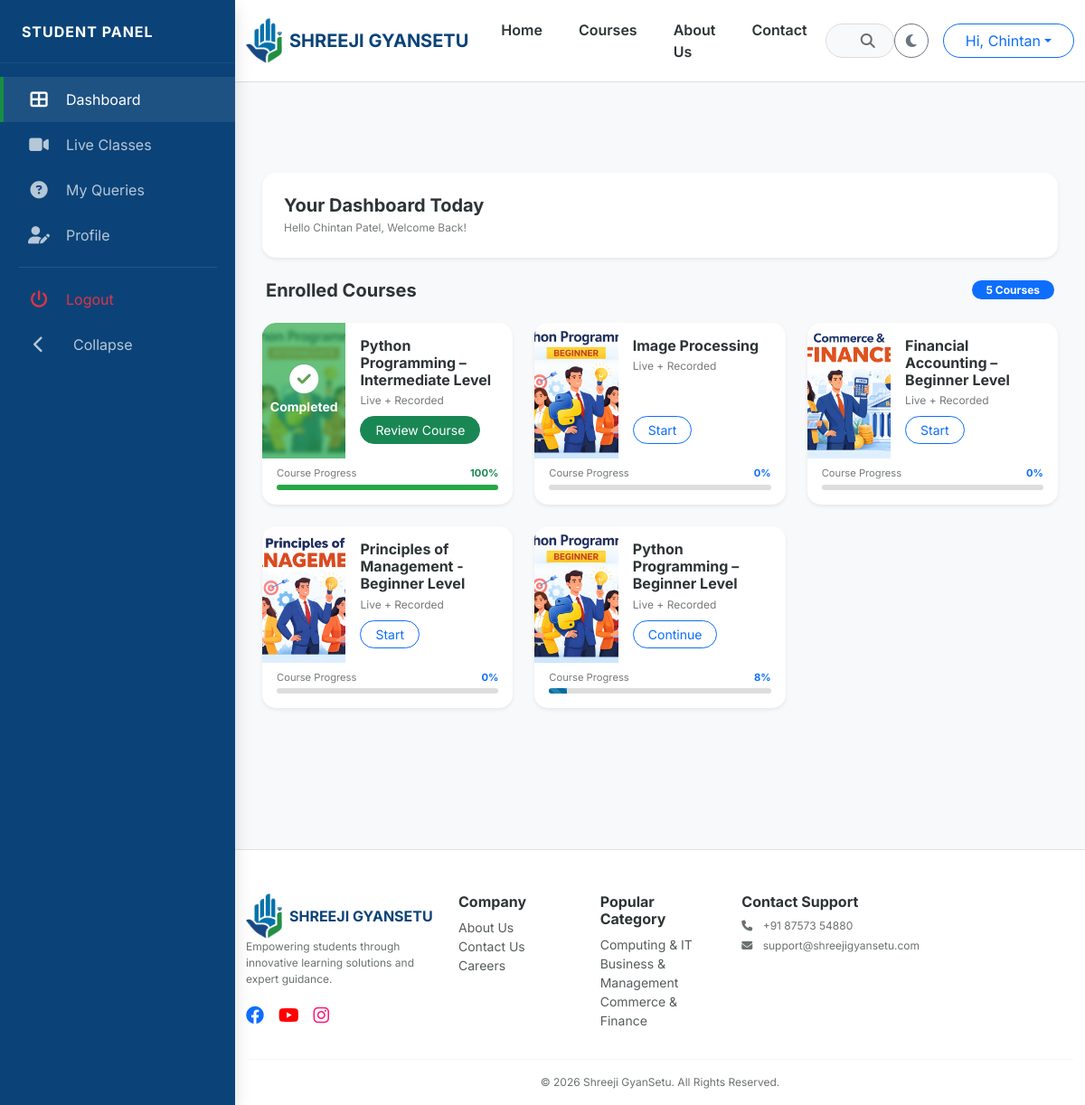
/dashboard/student/ (signed in), run on the app's committed database.
### users/models.py (models this page shows, shortened)
class User(AbstractUser):
    class Role(models.TextChoices):
        ADMIN = "ADMIN", "Admin"
        TEACHER = "TEACHER", "Teacher"
        STUDENT = "STUDENT", "Student"
    role = models.CharField(max_length=10, choices=Role.choices, default=Role.STUDENT)
    phone_number = models.CharField(max_length=15, blank=True, null=True)
    profile_picture = models.ImageField(upload_to='profiles/', blank=True, null=True)

### courses/models.py (models this page shows, shortened)
class Course(models.Model):
    LEVEL_CHOICES = [('Beginner', 'Beginner'), ('Intermediate', 'Intermediate'), ('Advanced', 'Advanced')]
    master_category = models.ForeignKey(MasterCategory, on_delete=models.CASCADE, related_name='courses')
    title = models.CharField(max_length=200)
    slug = models.SlugField(unique=True, blank=True)
    thumbnail = models.ImageField(upload_to='course_thumbnails/')
    description = models.TextField()
    is_active = models.BooleanField(default=True)
    price = models.DecimalField(max_digits=10, decimal_places=2)
    discount_price = models.DecimalField(max_digits=10, decimal_places=2, null=True, blank=True)
    level = models.CharField(max_length=20, choices=LEVEL_CHOICES, default='Beginner')
    is_live = models.BooleanField(default=False)
    enrollment_count = models.PositiveIntegerField(default=0)
    created_at = models.DateTimeField(auto_now_add=True)
    teacher = models.ForeignKey(
        settings.AUTH_USER_MODEL,
        on_delete=models.SET_NULL,
        null=True,
        blank=True,
        limit_choices_to=Q(profile__user_type= 'Teacher') | Q(profile__user_type= 'Admin'),
        related_name='taught_courses',
    )
    students = models.ManyToManyField(
        settings.AUTH_USER_MODEL,
        related_name='enrolled_courses',
        blank=True,
        limit_choices_to=Q(profile__user_type= 'Student')
    )
    @property
    def enrollment_count(self):
        """Returns the actual count from the ManyToMany relationship"""
        return self.students.count()
    def get_user_progress(self, user):
        if not user.is_authenticated:
            return 0.0
        total_lessons = self.course_lessons.count()
        if total_lessons == 0:
            return 0.0
        completed_lessons = UserLessonProgress.objects.filter(
            user=user,
            lesson__course=self, # Look through the lesson to the course
            is_completed=True
        ).count()
        return round(completed_lessons / total_lessons, 2)
    class Meta:
        verbose_name_plural = "2. Courses"

class MasterCategory(models.Model):
    title = models.CharField(max_length=100)
    slug = models.SlugField(unique=True, blank=True)
    icon_class = models.CharField(max_length=50, default="fa-book")
    order = models.PositiveIntegerField(default=0)
    class Meta:
        verbose_name_plural = "1. Master Categories"
        ordering = ['order']

### courses/views.py (the view)
# urls.py: path('dashboard/student/', student_dashboard, name='student_dashboard'), # Standardized path
@login_required
def student_dashboard(request):
    enrolled_courses = Course.objects.filter(
        students=request.user,
        is_active=True
    ).distinct()
    for course in enrolled_courses:
        course.template_progress = course.get_user_progress(request.user) * 100
    return render(request, 'courses/student_dashboard.html', {
        'enrolled_courses': enrolled_courses,
        'full_name': request.user.get_full_name() or request.user.username
    })

### courses/context_processors.py (called while the page is built)
def extras(request):
    return {
        'all_categories': MasterCategory.objects.all().order_by('order')[:4]
    }

def unread_notifications(request):
    if request.user.is_authenticated:
        count = Notification.objects.filter(user=request.user, is_read=False).count()
        return {'unread_count': count}
    return {'unread_count': 0}

### templates/courses/student_dashboard.html (shortened to what this page needs)
{% extends 'base_sidebar.html' %}
{% block dashboard_content %}
  <div class="row mb-4">
    <div class="col-md-12">
      <div class="card border-0 shadow-sm p-4" style="background: var(--card-bg); border-radius: 15px;">
        <h5 class="fw-bold mb-1" style="color: var(--text-dark);">Your Dashboard Today</h5>
        <p class="text-muted small mb-0">Hello {{ user.get_full_name|default:user.username }}, Welcome Back!</p>
      </div>
    </div>
  </div>
  <div class="row g-4">
    <div class="col-12 d-flex justify-content-between align-items-center px-3">
      <h5 class="fw-bold mb-0" style="color: var(--text-dark);">Enrolled Courses</h5>
      <span class="badge bg-primary text-white rounded-pill px-3">{{ enrolled_courses.count }} Courses</span>
    </div>
    {% for course in enrolled_courses %}
      <div class="col-lg-6 col-xl-4">
        <div class="card h-100 border-0 shadow-sm overflow-hidden" style="background: var(--card-bg); border-radius: 15px; border: 1px solid var(--border-color); display: flex; flex-direction: column;">
          <div class="row g-0 flex-grow-1">
            <div class="col-4 position-relative">
              {% if course.thumbnail %}
                <img src="{{ course.thumbnail.url }}" class="img-fluid h-100 w-100" style="object-fit: cover; min-height: 120px;" alt="{{ course.title }}" />
              {% endif %}
              {% if course.template_progress >= 100 %}
                <div class="position-absolute top-0 start-0 w-100 h-100 d-flex align-items-center justify-content-center" style="background: rgba(40, 167, 69, 0.7); backdrop-filter: blur(2px);">
                  <div class="text-white text-center">
                    <i class="fas fa-check-circle fa-2x mb-1"></i>
                    <div class="fw-bold small">Completed</div>
                  </div>
                </div>
              {% endif %}
            </div>
            <div class="col-8">
              <div class="card-body p-3 d-flex flex-column h-100">
                <h6 class="fw-bold mb-1" style="color: var(--text-dark);">{{ course.title }}</h6>
                <p class="text-muted small mb-2">Live + Recorded</p>
                <div class="mt-auto">
                  <div class="d-flex align-items-center justify-content-between">
                    <a href="{% url 'course_detail' course.slug %}"
                      class="btn btn-sm {% if course.template_progress >= 100 %}
                        btn-success
                      {% else %}
                        btn-outline-primary
                      {% endif %} px-3 rounded-pill">
                      {% if course.template_progress >= 100 %}
                        Review Course
                      {% elif course.template_progress > 0 %}
                        Continue
                      {% else %}
                        Start
                      {% endif %}
                    </a>
                  </div>
                </div>
              </div>
            </div>
          </div>
          <div class="progress-wrapper px-3 pb-3 mt-2">
            <div class="d-flex justify-content-between align-items-center mb-1">
              <span class="text-muted" style="font-size: 0.7rem;">Course Progress</span>
              <span class="fw-bold {% if course.template_progress >= 100 %}
                  text-success
                {% else %}
                  text-primary
                {% endif %}"
                style="font-size: 0.7rem;">
                {{ course.template_progress|floatformat:0 }}%
              </span>
            </div>
            <div class="progress" style="height: 6px; border-radius: 10px; background-color: var(--border-color); overflow: hidden;">
              <div class="progress-bar {% if course.template_progress < 100 %}progress-bar-striped progress-bar-animated{% endif %}"
                role="progressbar"
                style="width: {{ course.template_progress }}%; background-color: {% if course.template_progress >= 100 %}
                  #28a745
                {% else %}
                  var(--primary-cyan)
                {% endif %};"
                aria-valuenow="{{ course.template_progress }}"
                aria-valuemin="0"
                aria-valuemax="100"></div>
            </div>
          </div>
        </div>
      </div>
    {% endfor %}
  </div>
{% endblock %}

### templates/base.html (shortened to what this page needs)
<!DOCTYPE html>
<html lang="en" data-theme="light">
  <head>
    {% load static %}
    <link href="https://cdn.jsdelivr.net/npm/bootstrap@5.3.0/dist/css/bootstrap.min.css" rel="stylesheet" />
    <link rel="stylesheet" href="https://cdnjs.cloudflare.com/ajax/libs/font-awesome/6.4.0/css/all.min.css" />
    <link rel="stylesheet" href="{% static 'css/style.css' %}" />
  </head>
  <body>
    <nav class="navbar navbar-expand-lg sticky-top">
      <div class="container">
        <a class="navbar-brand d-flex align-items-center" href="/">
          <img src="{% static 'images/logo.png' %}" alt="Logo" height="50" class="me-2" />
          <span class="fw-bold">SHREEJI GYANSETU</span>
        </a>
        <div class="collapse navbar-collapse" id="mainNavbar">
          <ul class="navbar-nav mb-2 mb-lg-0 fw-semibold">
            <li class="nav-item">
              <a class="nav-link" href="/">Home</a>
            </li>
            <li class="nav-item">
              <a class="nav-link" href="{% url 'all_courses' %}">Courses</a>
            </li>
            <li class="nav-item">
              <a class="nav-link" href="{% url 'about_us' %}">About Us</a>
            </li>
            <li class="nav-item">
              <a class="nav-link" href="{% url 'contact_us' %}">Contact</a>
            </li>
          </ul>
          <form class="mx-auto d-none d-lg-flex position-relative" style="width: 25%;" action="{% url 'search' %}" method="GET">
            <input name="q" class="form-control rounded-pill ps-4 pe-5" type="search" placeholder="What do you want to learn?" value="{{ request.GET.q }}" style="background: var(--bg-light); color: var(--text-dark); border-color: var(--border-color);" />
            <button class="btn position-absolute end-0 top-50 translate-middle-y me-2" type="submit"><i class="fas fa-search"></i></button>
          </form>
          <div class="d-flex align-items-center gap-3">
            <button id="theme-toggle" class="btn btn-outline-secondary rounded-circle" onclick="toggleTheme()" title="Toggle Theme"><i class="fas fa-moon"></i></button>
            {% if user.is_authenticated %}
              <div class="dropdown">
                <button class="btn btn-outline-primary dropdown-toggle rounded-pill px-4" type="button" data-bs-toggle="dropdown">Hi, {{ user.first_name|default:user.username }}</button>
              </div>
            {% else %}
              <a href="{% url 'login' %}" class="btn btn-dark rounded-pill px-4">Login</a>
            {% endif %}
          </div>
        </div>
      </div>
    </nav>
    {% block content %}
    {% endblock %}
    <footer class="border-top pt-5 pb-3 mt-5" style="background-color: var(--card-bg);">
      <div class="container">
        <div class="row g-4">
          <div class="col-lg-3">
            <a class="navbar-brand d-flex align-items-center" href="/">
              <img src="{% static 'images/logo.png' %}" alt="Logo" height="50" class="me-2" />
              <span class="fw-bold">SHREEJI GYANSETU</span>
            </a>
            <p class="text-muted small">Empowering students through innovative learning solutions and expert guidance.</p>
            <div class="d-flex gap-3 fs-5 text-primary">
              <a href="https://www.facebook.com/shreejiFintech"><i class="fab fa-facebook"></i></a>
              <a href="https://www.youtube.com/@ShreejiFintech"><i class="fab fa-youtube" style="color: red"></i></a>
              <a href="https://www.instagram.com/shreejifintech/"><i class="fab fa-instagram" style="color: #ff1c77;"></i></a>
            </div>
          </div>
          <div class="col-6 col-md-3 col-lg-2">
            <h6 class="fw-bold">Company</h6>
            <ul class="list-unstyled small">
              <li>
                <a href="{% url 'about_us' %}" class="text-muted text-decoration-none">About Us</a>
              </li>
              <li>
                <a href="{% url 'contact_us' %}" class="text-muted text-decoration-none">Contact Us</a>
              </li>
              <li>
                <a href="#" class="text-muted text-decoration-none">Careers</a>
              </li>
            </ul>
          </div>
          <div class="col-6 col-md-3 col-lg-2">
            <h6 class="fw-bold">Popular Category</h6>
            <ul class="list-unstyled small">
              {% for cat in all_categories %}
                <li>
                  <a href="{% url 'category_detail' cat.slug %}" class="text-muted text-decoration-none">{{ cat.title }}</a>
                </li>
              {% endfor %}
            </ul>
          </div>
          <div class="col-lg-3">
            <h6 class="fw-bold">Contact Support</h6>
            <p class="small text-muted mb-1">
              <i class="fas fa-phone me-2"></i> +91 87573 54880
            </p>
            <p class="small text-muted">
              <i class="fas fa-envelope me-2"></i> support@shreejigyansetu.com
            </p>
          </div>
        </div>
        <hr />
        <div class="text-center text-muted small">&copy; 2026 Shreeji GyanSetu. All Rights Reserved.</div>
      </div>
    </footer>
  </body>
</html>

### static/css/style.css (style rules this page uses)
:root { --primary-blue: #0b4378; --primary-green: #168e43; --primary-cyan: #006da0; --primary-dblue: #0b4378; --bg-light: #f8f9fa; --text-dark: #2d3436; --card-bg: #ffffff; --border-color: #eee; --text-muted-adaptive: #6c757d; }
body { font-family: "Inter", sans-serif; background-color: var(--bg-light); color: var(--text-dark); transition: background 0.3s ease, color 0.3s ease; }
.navbar { background: var(--card-bg) !important; border-bottom: 1px solid var(--border-color); padding: 0.8rem 0; }
.navbar-brand span { color: var(--primary-blue) !important; }
.navbar-nav .nav-link { color: var(--text-dark); margin: 0 12px; font-weight: 600; position: relative; transition: 0.3s; }
.navbar-nav .nav-link::after { content: ""; position: absolute; width: 0; height: 2px; bottom: -2px; left: 0; background-color: var(--primary-green); transition: width 0.3s ease; }
[data-theme="light"] { --toggler-filter: invert(0); }
.navbar-nav .nav-link { padding-right: 0.5rem !important; padding-left: 0.5rem !important; }
.navbar input[type="search"] { color: var(--text-dark); }
.navbar input[type="search"]::placeholder { color: var(--text-dark); opacity: 0.6; transition: color 0.3s ease; }
.navbar .fa-search { color: var(--text-dark); opacity: 0.7; transition: color 0.3s ease; }
[data-theme="light"] { --border-color: #ddd; }
.text-muted { color: var(--text-dark) !important; opacity: 0.65; }
.text-muted.small { font-size: 0.75rem; }
footer h6 { color: var(--text-dark) !important; }
footer a.text-decoration-none { color: var(--text-dark) !important; opacity: 0.8; }
.form-control::placeholder { color: #6c757d; opacity: 0.8; }
.form-control { background-color: var(--bg-light); color: var(--text-dark); border: 1px solid var(--border-color); }
footer { background-color: var(--card-bg); color: var(--text-dark); transition: background 0.3s ease, color 0.3s ease; }
footer h6 { color: var(--text-dark); }
footer .text-muted { color: var(--text-dark) !important; opacity: 0.7; }
footer a.text-muted { color: var(--text-dark) !important; opacity: 0.8; transition: 0.3s; }
footer hr { border-color: var(--border-color); opacity: 0.2; }
footer .navbar-brand span { color: var(--primary-blue) !important; }

### templates/base_sidebar.html (style rules this page uses)
:root { --sidebar-width: 260px; --sidebar-collapsed-width: 80px; }
html, body { height: 100%; background-color: var(--bg-light) !important; }
.main-content, .navbar, footer { margin-left: var(--sidebar-width); transition: all 0.3s ease; }

### data on the page
User: first_name "Chintan", get_full_name "Chintan Patel"
Course: thumbnail (picture), shows "Completed", title "Python Programming – Intermediate Level", shows "Review Course", template_progress "100"
Course: thumbnail (picture), title "Image Processing", shows "Start", template_progress "0"
Course: thumbnail (picture), title "Financial Accounting – Beginner Level", shows "Start", template_progress "0"
Course: thumbnail (picture), title "Principles of Management - Beginner Level", shows "Start", template_progress "0"
Course: thumbnail (picture), title "Python Programming – Beginner Level", shows "Continue", template_progress "8"
MasterCategory: title "Computing & IT"
MasterCategory: title "Business & Management"
MasterCategory: title "Commerce & Finance"

### other printed values
{{ enrolled_courses.count }} "5"
